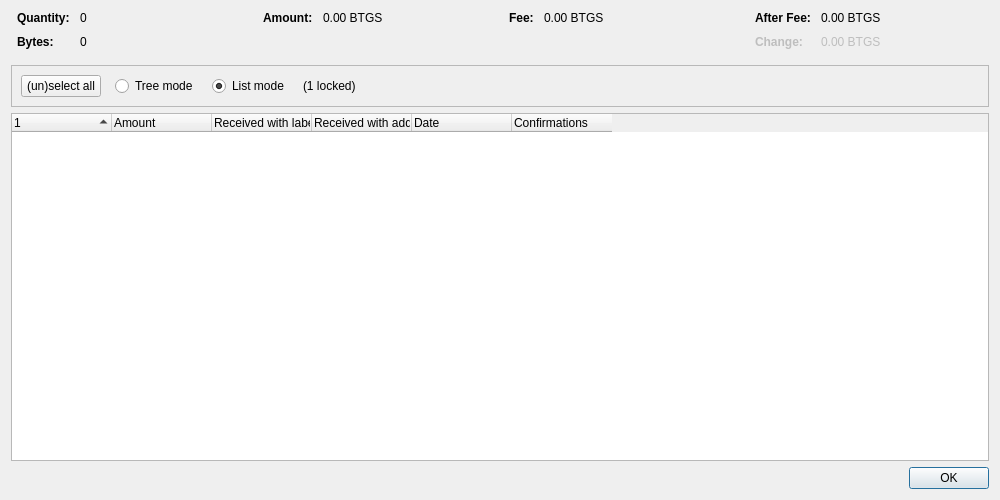
<?xml version="1.0" encoding="UTF-8"?>
<ui version="4.0">
 <class>CoinControlDialog</class>
 <widget class="QDialog" name="CoinControlDialog">
  <property name="geometry">
   <rect>
    <x>0</x>
    <y>0</y>
    <width>1000</width>
    <height>500</height>
   </rect>
  </property>
  <property name="windowTitle">
   <string>Coin Selection</string>
  </property>
  <layout class="QVBoxLayout" name="verticalLayout">
   <item>
    <layout class="QHBoxLayout" name="horizontalLayoutTop" stretch="0,0,0,0">
     <property name="topMargin">
      <number>0</number>
     </property>
     <property name="bottomMargin">
      <number>10</number>
     </property>
     <item>
      <layout class="QFormLayout" name="formLayoutCoinControl1">
       <property name="labelAlignment">
        <set>Qt::AlignLeft|Qt::AlignVCenter</set>
       </property>
       <property name="horizontalSpacing">
        <number>10</number>
       </property>
       <property name="verticalSpacing">
        <number>10</number>
       </property>
       <property name="leftMargin">
        <number>6</number>
       </property>
       <property name="rightMargin">
        <number>6</number>
       </property>
       <item row="0" column="0">
        <widget class="QLabel" name="labelCoinControlQuantityText">
         <property name="font">
          <font>
           <weight>75</weight>
           <bold>true</bold>
          </font>
         </property>
         <property name="text">
          <string>Quantity:</string>
         </property>
        </widget>
       </item>
       <item row="0" column="1">
        <widget class="QLabel" name="labelCoinControlQuantity">
         <property name="cursor">
          <cursorShape>IBeamCursor</cursorShape>
         </property>
         <property name="contextMenuPolicy">
          <enum>Qt::ActionsContextMenu</enum>
         </property>
         <property name="text">
          <string notr="true">0</string>
         </property>
         <property name="textInteractionFlags">
          <set>Qt::LinksAccessibleByMouse|Qt::TextSelectableByKeyboard|Qt::TextSelectableByMouse</set>
         </property>
        </widget>
       </item>
       <item row="1" column="0">
        <widget class="QLabel" name="labelCoinControlBytesText">
         <property name="font">
          <font>
           <weight>75</weight>
           <bold>true</bold>
          </font>
         </property>
         <property name="text">
          <string>Bytes:</string>
         </property>
        </widget>
       </item>
       <item row="1" column="1">
        <widget class="QLabel" name="labelCoinControlBytes">
         <property name="cursor">
          <cursorShape>IBeamCursor</cursorShape>
         </property>
         <property name="contextMenuPolicy">
          <enum>Qt::ActionsContextMenu</enum>
         </property>
         <property name="text">
          <string notr="true">0</string>
         </property>
         <property name="textInteractionFlags">
          <set>Qt::LinksAccessibleByMouse|Qt::TextSelectableByKeyboard|Qt::TextSelectableByMouse</set>
         </property>
        </widget>
       </item>
      </layout>
     </item>
     <item>
      <layout class="QFormLayout" name="formLayoutCoinControl2">
       <property name="horizontalSpacing">
        <number>10</number>
       </property>
       <property name="verticalSpacing">
        <number>10</number>
       </property>
       <property name="leftMargin">
        <number>6</number>
       </property>
       <property name="rightMargin">
        <number>6</number>
       </property>
       <item row="0" column="0">
        <widget class="QLabel" name="labelCoinControlAmountText">
         <property name="font">
          <font>
           <weight>75</weight>
           <bold>true</bold>
          </font>
         </property>
         <property name="text">
          <string>Amount:</string>
         </property>
        </widget>
       </item>
       <item row="0" column="1">
        <widget class="QLabel" name="labelCoinControlAmount">
         <property name="cursor">
          <cursorShape>IBeamCursor</cursorShape>
         </property>
         <property name="contextMenuPolicy">
          <enum>Qt::ActionsContextMenu</enum>
         </property>
         <property name="text">
          <string notr="true">0.00 BTGS</string>
         </property>
         <property name="textInteractionFlags">
          <set>Qt::LinksAccessibleByMouse|Qt::TextSelectableByKeyboard|Qt::TextSelectableByMouse</set>
         </property>
        </widget>
       </item>
      </layout>
     </item>
     <item>
      <layout class="QFormLayout" name="formLayoutCoinControl3">
       <property name="horizontalSpacing">
        <number>10</number>
       </property>
       <property name="verticalSpacing">
        <number>10</number>
       </property>
       <property name="leftMargin">
        <number>6</number>
       </property>
       <property name="rightMargin">
        <number>6</number>
       </property>
       <item row="0" column="0">
        <widget class="QLabel" name="labelCoinControlFeeText">
         <property name="font">
          <font>
           <weight>75</weight>
           <bold>true</bold>
          </font>
         </property>
         <property name="text">
          <string>Fee:</string>
         </property>
        </widget>
       </item>
       <item row="0" column="1">
        <widget class="QLabel" name="labelCoinControlFee">
         <property name="cursor">
          <cursorShape>IBeamCursor</cursorShape>
         </property>
         <property name="contextMenuPolicy">
          <enum>Qt::ActionsContextMenu</enum>
         </property>
         <property name="text">
          <string notr="true">0.00 BTGS</string>
         </property>
         <property name="textInteractionFlags">
          <set>Qt::LinksAccessibleByMouse|Qt::TextSelectableByKeyboard|Qt::TextSelectableByMouse</set>
         </property>
        </widget>
       </item>
      </layout>
     </item>
     <item>
      <layout class="QFormLayout" name="formLayoutCoinControl4">
       <property name="labelAlignment">
        <set>Qt::AlignLeft|Qt::AlignVCenter</set>
       </property>
       <property name="horizontalSpacing">
        <number>10</number>
       </property>
       <property name="verticalSpacing">
        <number>10</number>
       </property>
       <property name="leftMargin">
        <number>6</number>
       </property>
       <property name="rightMargin">
        <number>6</number>
       </property>
       <item row="0" column="0">
        <widget class="QLabel" name="labelCoinControlAfterFeeText">
         <property name="font">
          <font>
           <weight>75</weight>
           <bold>true</bold>
          </font>
         </property>
         <property name="text">
          <string>After Fee:</string>
         </property>
        </widget>
       </item>
       <item row="0" column="1">
        <widget class="QLabel" name="labelCoinControlAfterFee">
         <property name="cursor">
          <cursorShape>IBeamCursor</cursorShape>
         </property>
         <property name="contextMenuPolicy">
          <enum>Qt::ActionsContextMenu</enum>
         </property>
         <property name="text">
          <string notr="true">0.00 BTGS</string>
         </property>
         <property name="textInteractionFlags">
          <set>Qt::LinksAccessibleByMouse|Qt::TextSelectableByKeyboard|Qt::TextSelectableByMouse</set>
         </property>
        </widget>
       </item>
       <item row="1" column="0">
        <widget class="QLabel" name="labelCoinControlChangeText">
         <property name="enabled">
          <bool>false</bool>
         </property>
         <property name="font">
          <font>
           <weight>75</weight>
           <bold>true</bold>
          </font>
         </property>
         <property name="text">
          <string>Change:</string>
         </property>
        </widget>
       </item>
       <item row="1" column="1">
        <widget class="QLabel" name="labelCoinControlChange">
         <property name="enabled">
          <bool>false</bool>
         </property>
         <property name="cursor">
          <cursorShape>IBeamCursor</cursorShape>
         </property>
         <property name="contextMenuPolicy">
          <enum>Qt::ActionsContextMenu</enum>
         </property>
         <property name="text">
          <string notr="true">0.00 BTGS</string>
         </property>
         <property name="textInteractionFlags">
          <set>Qt::LinksAccessibleByMouse|Qt::TextSelectableByKeyboard|Qt::TextSelectableByMouse</set>
         </property>
        </widget>
       </item>
      </layout>
     </item>
    </layout>
   </item>
   <item>
    <widget class="QFrame" name="frame">
     <property name="minimumSize">
      <size>
       <width>0</width>
       <height>40</height>
      </size>
     </property>
     <property name="frameShape">
      <enum>QFrame::StyledPanel</enum>
     </property>
     <property name="frameShadow">
      <enum>QFrame::Sunken</enum>
     </property>
     <layout class="QHBoxLayout" name="horizontalLayout">
      <item>
       <layout class="QHBoxLayout" name="horizontalLayoutPanel" stretch="0,0,0,0,0">
        <property name="spacing">
         <number>14</number>
        </property>
        <item>
         <widget class="QPushButton" name="pushButtonSelectAll">
          <property name="sizePolicy">
           <sizepolicy hsizetype="Maximum" vsizetype="Fixed">
            <horstretch>0</horstretch>
            <verstretch>0</verstretch>
           </sizepolicy>
          </property>
          <property name="text">
           <string>(un)select all</string>
          </property>
          <property name="autoDefault">
           <bool>false</bool>
          </property>
         </widget>
        </item>
        <item>
         <widget class="QRadioButton" name="radioTreeMode">
          <property name="sizePolicy">
           <sizepolicy hsizetype="Maximum" vsizetype="Fixed">
            <horstretch>0</horstretch>
            <verstretch>0</verstretch>
           </sizepolicy>
          </property>
          <property name="text">
           <string>Tree mode</string>
          </property>
         </widget>
        </item>
        <item>
         <widget class="QRadioButton" name="radioListMode">
          <property name="sizePolicy">
           <sizepolicy hsizetype="Maximum" vsizetype="Fixed">
            <horstretch>0</horstretch>
            <verstretch>0</verstretch>
           </sizepolicy>
          </property>
          <property name="text">
           <string>List mode</string>
          </property>
          <property name="checked">
           <bool>true</bool>
          </property>
         </widget>
        </item>
        <item>
         <widget class="QLabel" name="labelLocked">
          <property name="text">
           <string notr="true">(1 locked)</string>
          </property>
         </widget>
        </item>
        <item>
         <spacer name="horizontalSpacer">
          <property name="orientation">
           <enum>Qt::Horizontal</enum>
          </property>
          <property name="sizeHint" stdset="0">
           <size>
            <width>40</width>
            <height>20</height>
           </size>
          </property>
         </spacer>
        </item>
       </layout>
      </item>
     </layout>
    </widget>
   </item>
   <item>
    <widget class="CoinControlTreeWidget" name="treeWidget">
     <property name="contextMenuPolicy">
      <enum>Qt::CustomContextMenu</enum>
     </property>
     <property name="sortingEnabled">
      <bool>false</bool>
     </property>
     <property name="columnCount">
      <number>6</number>
     </property>
     <attribute name="headerShowSortIndicator" stdset="0">
      <bool>true</bool>
     </attribute>
     <attribute name="headerStretchLastSection">
      <bool>false</bool>
     </attribute>
     <column>
      <property name="text">
       <string/>
      </property>
     </column>
     <column>
      <property name="text">
       <string>Amount</string>
      </property>
     </column>
     <column>
      <property name="text">
       <string>Received with label</string>
      </property>
     </column>
     <column>
      <property name="text">
       <string>Received with address</string>
      </property>
     </column>
     <column>
      <property name="text">
       <string>Date</string>
      </property>
     </column>
     <column>
      <property name="text">
       <string>Confirmations</string>
      </property>
      <property name="toolTip">
       <string>Confirmed</string>
      </property>
     </column>
     <column>
      <property name="text">
       <string/>
      </property>
     </column>
     <column>
      <property name="text">
       <string/>
      </property>
     </column>
     <column>
      <property name="text">
       <string/>
      </property>
     </column>
     <column>
      <property name="text">
       <string/>
      </property>
     </column>
    </widget>
   </item>
   <item>
    <widget class="QDialogButtonBox" name="buttonBox">
     <property name="orientation">
      <enum>Qt::Horizontal</enum>
     </property>
     <property name="standardButtons">
      <set>QDialogButtonBox::Ok</set>
     </property>
    </widget>
   </item>
  </layout>
 </widget>
 <customwidgets>
  <customwidget>
   <class>CoinControlTreeWidget</class>
   <extends>QTreeWidget</extends>
   <header>qt/coincontroltreewidget.h</header>
  </customwidget>
 </customwidgets>
 <resources/>
 <connections/>
</ui>
